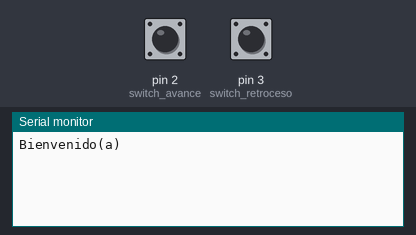
Recording of a sketch running on a simulated Arduino Uno, built with avr-gcc and run on an emulated ATmega328P. On the bench: the last lines printed to the serial monitor. The inputs (shaded band) are chosen by the test bench; at power-on: pin 2 (switch_avance) LOW, pin 3 (switch_retroceso) LOW.

Above: at 1.2 s.
1.3 s: pin 2 (switch_avance) pulled HIGH for 0.15 s
At 1.7 s:
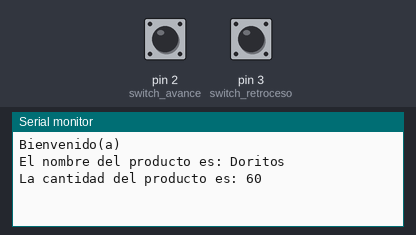
2.9 s: pin 3 (switch_retroceso) pulled HIGH for 0.15 s
At 4.1 s:
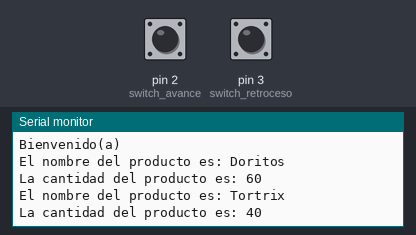
4.5 s: pin 2 (switch_avance) pulled HIGH for 1 s
At 5.8 s:
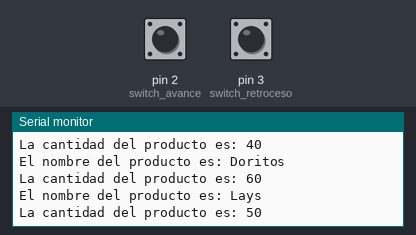
7.0 s: pin 3 (switch_retroceso) pulled HIGH for 3.2 s
At 10.7 s:
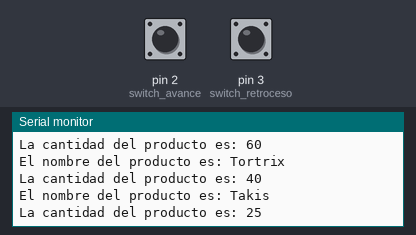
Timing chart, 0 to 12.2 s (numbered marks = the images above; inputs shaded):
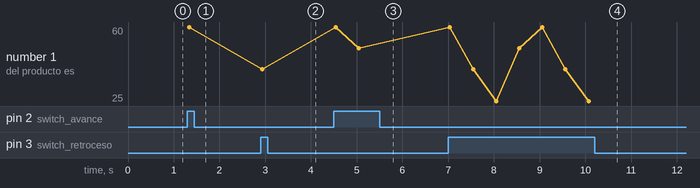

Measured:
- after the input at 1.3 s, the serial monitor: prints a new line at once (image 1)
- after the input at 2.9 s, the serial monitor: prints a new line at once (image 2)
- after the input at 4.5 s, the serial monitor: prints a new line at once (image 3)
- after the input at 7.0 s, the serial monitor: prints a new line after 0.51 s (image 4)
- plotted number 1: 60 → 40 after the input at 2.9 s, 40 → 50 after the input at 4.5 s, 50 → 25 after the input at 7.0 s

The sketch:

Practica_3.ino
```cpp
/*
   Fundacion Kinal
   Centro educativo tecnico laboral Kinal
   Quinto perito
   Quinto electronica
   Codigo Tecnico: EB5AV
   Curso: Taller de electronica digital y reparacion de computadoras I
   Proyecto: Fundamentos de programación
   Dev: Profe. Alejandro Lopez Navas
   Fecha: 18 de abril
*/

#define switch_avance 2
#define switch_retroceso 3
#define configINPUT(pin) pinMode(pin, INPUT)
#define pausa delay(500)

struct datos_producto
{
  String nombre_producto;
  byte stock;
};

byte producto_seleccionado = 0;

datos_producto producto_stock[4] = {
{"Tortrix", 40},
{"Doritos", 60},
{"Lays", 50},
{"Takis", 25}
};

void setup() {
  Serial.begin(9600);
  configINPUT(switch_avance);
  configINPUT(switch_retroceso);
  Serial.println("Bienvenido(a)");
}

void loop() {
  if (digitalRead(switch_avance) == HIGH) {
    producto_seleccionado = (producto_seleccionado + 1) % 4;
    Serial.println("El nombre del producto es: " + producto_stock[producto_seleccionado].nombre_producto);
    Serial.println("La cantidad del producto es: " + String(producto_stock[producto_seleccionado].stock));
    Serial.println("");
    pausa;
  }

  if (digitalRead(switch_retroceso) == HIGH) {
    producto_seleccionado = (producto_seleccionado - 1 + 4) % 4;
    Serial.println("El nombre del producto es: " + producto_stock[producto_seleccionado].nombre_producto);
    Serial.println("La cantidad del producto es: " + String(producto_stock[producto_seleccionado].stock));
    Serial.println("");
    pausa;
  }
}
```
